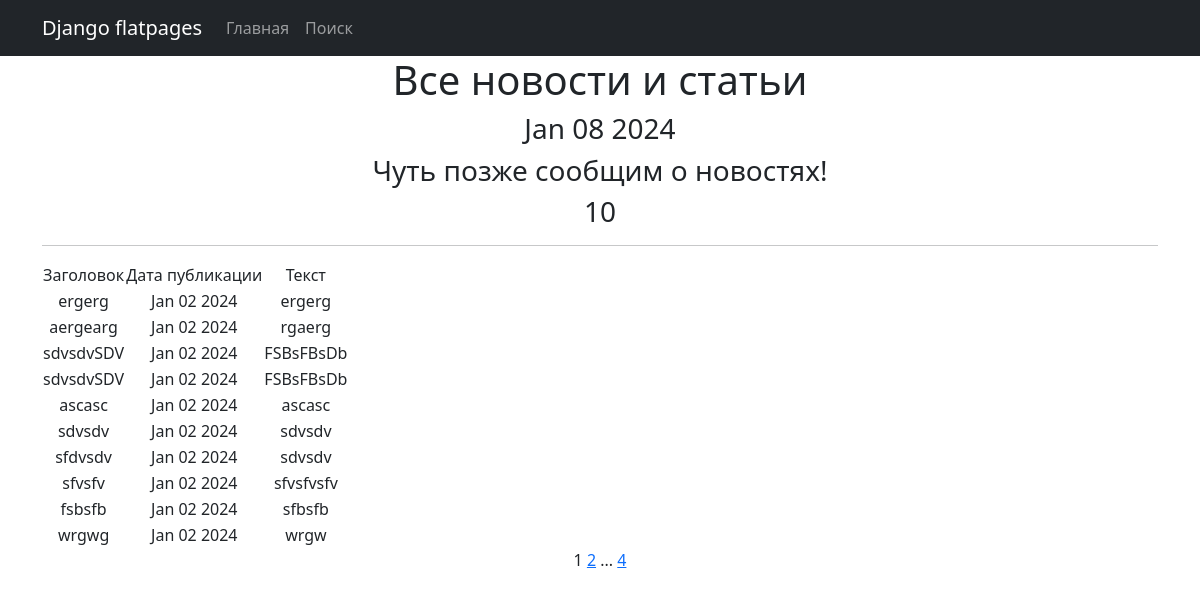
Before: / with the older database file.
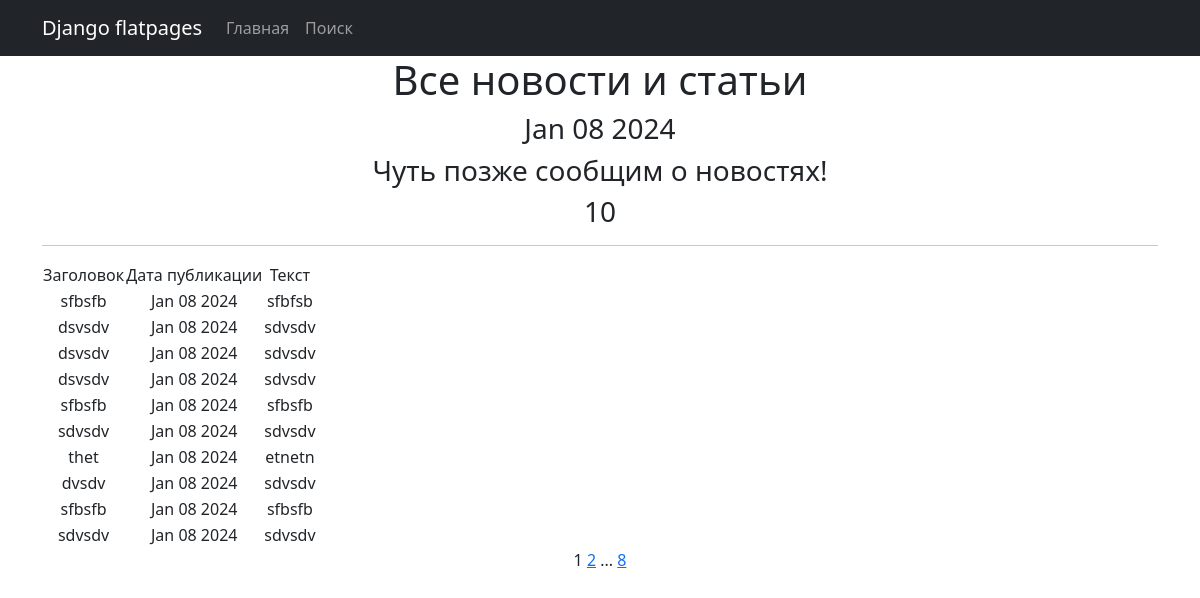
After: the same page with the newer database file.
### news/models.py (models this page shows, shortened)
class Post(models.Model):
    author = models.ForeignKey(Author, on_delete=models.CASCADE)
    NEWS = 'Nw'
    ARTICLE = "Ar"
    CATEGORY_CHOICES = [
        (NEWS, 'Новости'),
        (ARTICLE, 'Статья')
    ]
    categoryType = models.CharField(max_length=16, choices=CATEGORY_CHOICES, default=ARTICLE)
    dateCreation = models.DateTimeField(auto_now_add=True)
    postCategory = models.ManyToManyField(Category, through='PostCategory')
    title1 = models.TextField(max_length=128)
    text = models.TextField()
    rating = models.SmallIntegerField(default=0)

### news/views.py (the view)
# urls.py: path('',ArticleNewsList.as_view(), name = 'global'),
class ArticleNewsList(ListView):
    model = Post
    ordering = '-dateCreation'
    template_name = 'flatpages/news.html'
    context_object_name = 'news'
    paginate_by = 10  # вот так мы можем указать количество записей на странице
    def get_context_data(self, **kwargs):
        context = super().get_context_data(**kwargs)
        context['time_now'] = datetime.utcnow()
        context['next_sale'] = None
        return context

### news/templatetags/f_filter.py (called while the page is built)
@register.filter()
def censor(text):
    text_list = text.split()
    bad_words = ['книга']
    censored_text_list = []
    for word in text_list:
        clean_word = ''.join(c for c in word if c not in string.punctuation)
        if clean_word.lower() in bad_words:
            censored_word = clean_word[0] + (len(clean_word) - 1) * '*'
            censored_text_list.append(word.replace(clean_word, censored_word))
        else:
            censored_text_list.append(word)
    return ' '.join(censored_text_list)

### templates/flatpages/news.html (shortened to what this page needs)
{% extends 'flatpages/default.html' %}
{% load f_filter %}
{% load tags %}
{% block content %}
   <h1>Все новости и статьи</h1>
   <h3>{{ time_now|date:'M d Y' }}</h3>
   <h3> {{ next_sale|default_if_none:"Чуть позже сообщим о новостях!" }} </h3>
    <h3>{{news|length}}</h3>
   <hr>
   {% if news %}
       <table>
           <tr>
               <td>Заголовок</td>
               <td>Дата публикации</td>
               <td>Текст</td>
           </tr>
           {% for news in news %}
           <tr>
               <td>{{ news.title1 }}</td>
               <td>{{ news.dateCreation|date:'M d Y' }}</td>
               <td>{{ news.text|truncatewords:20|censor }}</td>
           </tr>
           {% endfor %}
       </table>
   {% else %}
       <h2>Новостей нет!</h2>
   {% endif %}
   {{ page_obj.number }}
   {% if page_obj.has_next %}
       <a href="?page={{ page_obj.next_page_number }}">{{ page_obj.next_page_number }}</a>
       {% if paginator.num_pages != page_obj.next_page_number %}
           ...
           <a href="?page={{ page_obj.paginator.num_pages }}">{{ page_obj.paginator.num_pages }}</a>
       {% endif %}
   {% endif %}
{% endblock content %}

Changed rows visible on the page:
no longer on this page (row unchanged): Post: title1 "ergerg", dateCreation "Jan 02 2024", text|censor "ergerg"
no longer on this page (row unchanged): Post: title1 "aergearg", dateCreation "Jan 02 2024", text|censor "rgaerg"
no longer on this page (row unchanged): Post: title1 "sdvsdvSDV", dateCreation "Jan 02 2024", text|censor "FSBsFBsDb"
no longer on this page (row unchanged): Post: title1 "sdvsdvSDV", dateCreation "Jan 02 2024", text|censor "FSBsFBsDb"
no longer on this page (row unchanged): Post: title1 "ascasc", dateCreation "Jan 02 2024", text|censor "ascasc"
no longer on this page (row unchanged): Post: title1 "sdvsdv", dateCreation "Jan 02 2024", text|censor "sdvsdv"
no longer on this page (row unchanged): Post: title1 "sfdvsdv", dateCreation "Jan 02 2024", text|censor "sdvsdv"
no longer on this page (row unchanged): Post: title1 "sfvsfv", dateCreation "Jan 02 2024", text|censor "sfvsfvsfv"
no longer on this page (row unchanged): Post: title1 "fsbsfb", dateCreation "Jan 02 2024", text|censor "sfbsfb"
no longer on this page (row unchanged): Post: title1 "wrgwg", dateCreation "Jan 02 2024", text|censor "wrgw"
added Post: title1 "sfbsfb", dateCreation "Jan 08 2024", text|censor "sfbfsb"
added Post: title1 "dsvsdv", dateCreation "Jan 08 2024", text|censor "sdvsdv"
added Post: title1 "dsvsdv", dateCreation "Jan 08 2024", text|censor "sdvsdv"
added Post: title1 "dsvsdv", dateCreation "Jan 08 2024", text|censor "sdvsdv"
added Post: title1 "sfbsfb", dateCreation "Jan 08 2024", text|censor "sfbsfb"
added Post: title1 "sdvsdv", dateCreation "Jan 08 2024", text|censor "sdvsdv"
added Post: title1 "thet", dateCreation "Jan 08 2024", text|censor "etnetn"
added Post: title1 "dvsdv", dateCreation "Jan 08 2024", text|censor "sdvsdv"
added Post: title1 "sfbsfb", dateCreation "Jan 08 2024", text|censor "sfbsfb"
added Post: title1 "sdvsdv", dateCreation "Jan 08 2024", text|censor "sdvsdv"
Other visible differences:
{{ page_obj.paginator.num_pages }}: "4" → "8"
